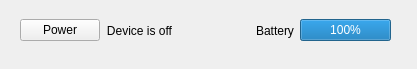
<?xml version="1.0" encoding="UTF-8"?>
<ui version="4.0">
 <class>Form</class>
 <widget class="QWidget" name="Form">
  <property name="geometry">
   <rect>
    <x>0</x>
    <y>0</y>
    <width>417</width>
    <height>69</height>
   </rect>
  </property>
  <property name="windowTitle">
   <string>Form</string>
  </property>
  <widget class="QWidget" name="horizontalLayoutWidget">
   <property name="geometry">
    <rect>
     <x>20</x>
     <y>10</y>
     <width>371</width>
     <height>41</height>
    </rect>
   </property>
   <layout class="QHBoxLayout" name="horizontalLayout">
    <item>
     <widget class="QPushButton" name="powerButton">
      <property name="text">
       <string>Power</string>
      </property>
     </widget>
    </item>
    <item>
     <widget class="QLabel" name="powerLabel">
      <property name="text">
       <string>Device is off</string>
      </property>
      <property name="alignment">
       <set>Qt::AlignCenter</set>
      </property>
     </widget>
    </item>
    <item>
     <spacer name="horizontalSpacer">
      <property name="orientation">
       <enum>Qt::Horizontal</enum>
      </property>
      <property name="sizeHint" stdset="0">
       <size>
        <width>40</width>
        <height>20</height>
       </size>
      </property>
     </spacer>
    </item>
    <item>
     <widget class="QLabel" name="batteryLabel">
      <property name="text">
       <string>Battery</string>
      </property>
      <property name="alignment">
       <set>Qt::AlignCenter</set>
      </property>
     </widget>
    </item>
    <item>
     <widget class="QProgressBar" name="batteryBar">
      <property name="value">
       <number>100</number>
      </property>
     </widget>
    </item>
   </layout>
  </widget>
 </widget>
 <resources/>
 <connections/>
</ui>
